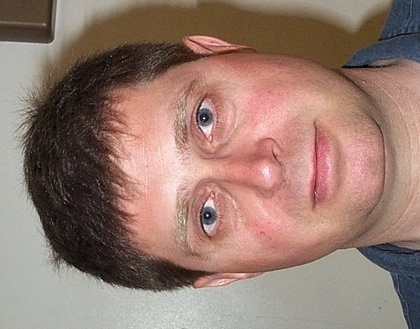
%> input picture img/db1_01.jpg, 420 x 329 px, shrunk from 500 x 392 before the run
$ octave --eval "result = wbalance(imread('../img/db1_01.jpg'));"   (GNU Octave 9; MATLAB toolbox functions it lacks are replaced by stand-ins)
%> lines starting %> are read from the running program, lines starting %| are printed output that depends on the picture; in (x1, y1, x2, y2) boxes, pixels count from 0 and x2, y2 are one past the last pixel; in counts of white or black regions, pixels touching at a corner belong together; the program's own positions count from 1
%Program for white balancing%
%Author : Jeny Rajan
%usage : W=imbalance(im)
%im is the color image array to be corrected.
function W=wbalance(im)
im2=im;
%> im2 is the input picture: size 329x420x3 uint8; mean R, G, B 150, 122.6, 111.9
im1=rgb2ycbcr(im);
%> im1: size 329x420x3 uint8; mean of channels 1, 2, 3 127.3, 119.3, 140.8
Lu=im1(:,:,1);
Cb=im1(:,:,2);
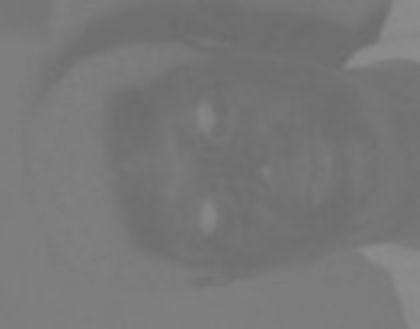
%> Cb: size 329x420 uint8; min 107, max 141, mean 119.3
Cr=im1(:,:,3);
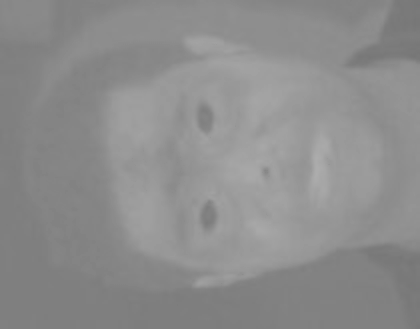
%> Cr: size 329x420 uint8; min 118, max 173, mean 140.8
[x y z]=size(im);
%> x = 329; y = 420; z = 3
tst=zeros(x,y);
Mb=sum(sum(Cb));
%> Mb = 16480131
Mr=sum(sum(Cr));
%> Mr = 19458210
Mb=Mb/(x*y);
%> Mb = 119.3
Mr=Mr/(x*y);
%> Mr = 140.8
Db=sum(sum(Cb-Mb))/(x*y);
%> Db = 2.9
Dr=sum(sum(Cr-Mr))/(x*y);
%> Dr = 4.93
cnt=1;
for i=1:x
    for j=1:y
         b1=Cb(i,j)-(Mb+Db*sign(Mb));
         b2=Cr(i,j)-(1.5*Mr+Dr*sign(Mr));
        if (b1<(1.5*Db) & b2<(1.5*Dr))
            Ciny(cnt)=Lu(i,j);
            tst(i,j)=Lu(i,j);
            cnt=cnt+1;
        end
    end
end
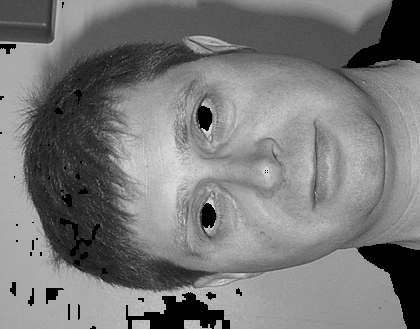
%> tst: size 329x420 double; min 0, max 226, mean 120.6
%> after the loop, cnt = 129126
 cnt=cnt-1;
%> cnt = 129125
 iy=sort(Ciny,'descend');
 nn=round(cnt/10);
%> nn = 12913
 Ciny2(1:nn)=iy(1:nn);
 mn=min(Ciny2);
%> mn = 175
 c=0;
 for i=1:x
     for j=1:y
         if tst(i,j)<mn
             tst(i,j)=0;
         else
             tst(i,j)=1;
             c=c+1;
         end
     end
 end
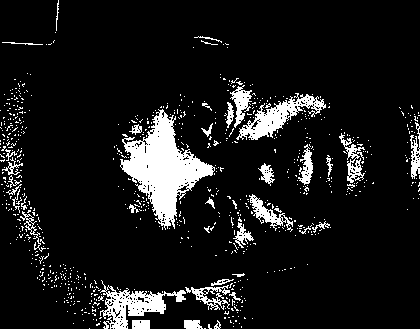
%> tst: size 329x420 double; values 0 (black) and 1 (white), 10% white; 773 white regions (736 under 20 px), largest, box (x1, y1, x2, y2) and area: (120, 109, 215, 230) 4669, (100, 280, 186, 329) 1539, (236, 93, 326, 140) 1412
%> after the loop, c = 13796
 R=im(:,:,1);
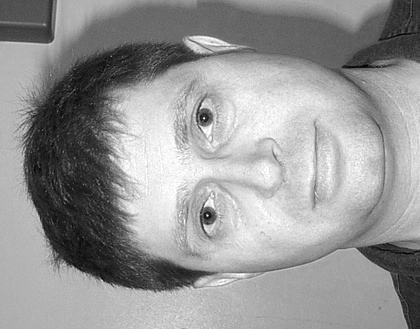
%> R: size 329x420 uint8; min 0, max 255, mean 150
 G=im(:,:,2);
 B=im(:,:,3);
 R=double(R).*tst;
%> R: size 329x420 double
 G=double(G).*tst;
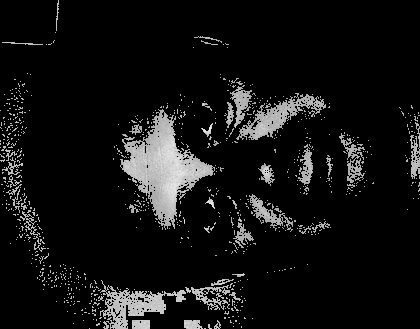
%> G: size 329x420 double; min 0, max 240, mean 18.6
 B=double(B).*tst;
%> B: size 329x420 double
 Rav=mean(mean(R));
%> Rav = 22.31
 Gav=mean(mean(G));
%> Gav = 18.65
 Bav=mean(mean(B));
%> Bav = 17.76
 Ymax=double(max(max(Lu)))/15;
%> Ymax = 15.53
 Rgain=Ymax/Rav;
%> Rgain = 0.696
 Ggain=Ymax/Gav;
%> Ggain = 0.833
 Bgain=Ymax/Bav;
%> Bgain = 0.875
 im(:,:,1)=im(:,:,1)*Rgain;
 im(:,:,2)=im(:,:,2)*Ggain;
 im(:,:,3)=im(:,:,3)*Bgain;
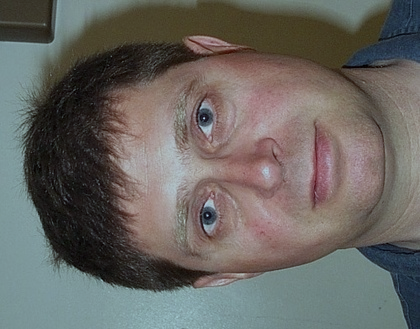
%> im: size 329x420x3 uint8; mean R, G, B 104.5, 102.1, 97.8
 W=im;
 figure,imshow(im2,[]),title('Original Image');
 figure,imshow(im,[]),title('Corrected Image');

$ run again, on img/rotated2.jpg
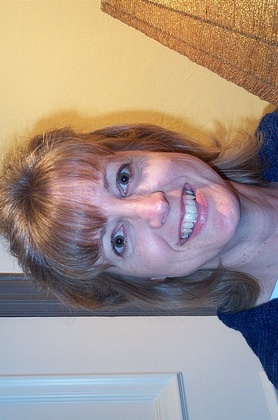
%> input picture img/rotated2.jpg, 278 x 420 px, shrunk from 592 x 896 before the run
%> in wbalance, im2 is the input picture: size 420x278x3 uint8; mean R, G, B 161.7, 144.7, 135.1
%> im1: size 420x278x3 uint8; mean of channels 1, 2, 3 143.7, 121.2, 136.2
%> in wbalance, `Mb=sum(sum(Cb));`: Mb = 14155476
%> in wbalance, `Mr=sum(sum(Cr));`: Mr = 15900002
%> in wbalance, `Mb=Mb/(x*y);`: Mb = 121.2
%> in wbalance, `Mr=Mr/(x*y);`: Mr = 136.2
%> Db = 8.66
%> Dr = 5.74
%> after the loop in wbalance, `for i=1:x`: cnt = 107665
%> in wbalance, `cnt=cnt-1;`: cnt = 107664
%> nn = 10766
%> mn = 194
%> after the loop in wbalance, `for i=1:x`:
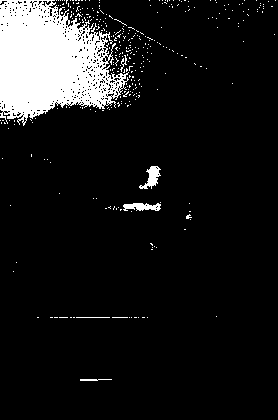
%> tst: size 420x278 double; values 0 (black) and 1 (white), 10% white; 335 white regions (329 under 20 px), largest, box (x1, y1, x2, y2) and area: (0, 0, 129, 126) 10460, (139, 166, 161, 189) 233, (123, 203, 161, 211) 217, (80, 379, 112, 381) 49, (120, 55, 127, 72) 38, (76, 317, 110, 318) 34
%> after the loop in wbalance, `for i=1:x`: c = 11694
%> Rav = 23.75
%> Gav = 20.97
%> Bav = 15.33
%> Ymax = 15.07
%> Rgain = 0.634
%> Ggain = 0.719
%> Bgain = 0.983
%> in wbalance, `im(:,:,2)=im(:,:,2)*Ggain;`:
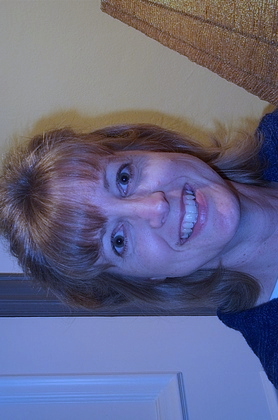
%> im: size 420x278x3 uint8; mean R, G, B 102.6, 104, 135.1

$ run again, on img/rotated3.jpg
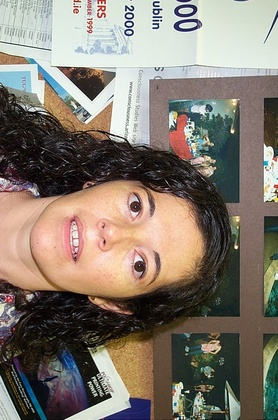
%> input picture img/rotated3.jpg, 278 x 420 px, shrunk from 592 x 896 before the run
%> in wbalance, im2 is the input picture: size 420x278x3 uint8; mean R, G, B 131.8, 122.2, 111.3
%> im1: size 420x278x3 uint8; mean of channels 1, 2, 3 122.4, 121.8, 133
%> in wbalance, `Mb=sum(sum(Cb));`: Mb = 14220759
%> in wbalance, `Mr=sum(sum(Cr));`: Mr = 15529996
%> in wbalance, `Mb=Mb/(x*y);`: Mb = 121.8
%> in wbalance, `Mr=Mr/(x*y);`: Mr = 133
%> Db = 3.55
%> Dr = 4.55
%> after the loop in wbalance, `for i=1:x`: cnt = 105854
%> in wbalance, `cnt=cnt-1;`: cnt = 105853
%> nn = 10585
%> mn = 213
%> after the loop in wbalance, `for i=1:x`:
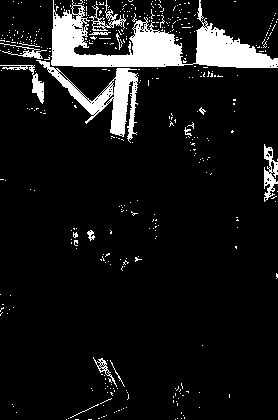
%> tst: size 420x278 double; values 0 (black) and 1 (white), 9.5% white; 421 white regions (405 under 20 px), largest, box (x1, y1, x2, y2) and area: (51, 0, 278, 68) 6241, (36, 60, 138, 143) 2199, (264, 144, 278, 202) 401
%> after the loop in wbalance, `for i=1:x`: c = 11062
%> Rav = 21.96
%> Gav = 22.69
%> Bav = 21.98
%> Ymax = 15.67
%> Rgain = 0.714
%> Ggain = 0.691
%> Bgain = 0.713
%> in wbalance, `im(:,:,3)=im(:,:,3)*Bgain;`:
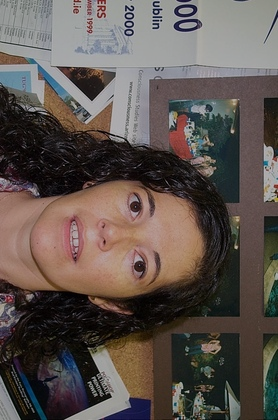
%> im: size 420x278x3 uint8; mean R, G, B 94.1, 84.4, 79.3
